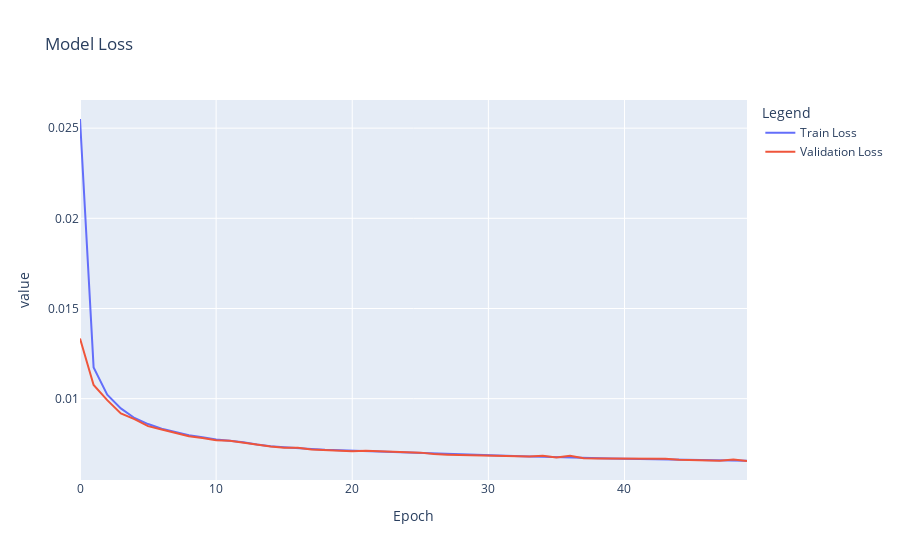

This figure's notebook cell:
### Code cell
plot_training_history(train_history_fewer_layers)

### Figure 1 — Plotly figure (JSON) as saved in the notebook; plotly's stock layout.template omitted (floating-point values rounded to 4 significant figures)
{"data": [{"hovertemplate": "variable=wide_variable_0<br>Epoch=%{x}<br>value=%{y}<extra></extra>", "legendgroup": "wide_variable_0", "line": {"color": "#636efa", "dash": "solid"}, "marker": {"symbol": "circle"}, "mode": "lines", "name": "Train Loss", "orientation": "v", "showlegend": true, "type": "scatter", "x": [0, 1, 2, 3, 4, 5, 6, 7, 8, 9, 10, 11, 12, 13, 14, 15, 16, 17, 18, 19, 20, 21, 22, 23, 24, 25, 26, 27, 28, 29, 30, 31, 32, 33, 34, 35, 36, 37, 38, 39, 40, 41, 42, 43, 44, 45, 46, 47, 48, 49], "xaxis": "x", "y": [0.02551, 0.01173, 0.01022, 0.009461, 0.008929, 0.008592, 0.008333, 0.008151, 0.007979, 0.007864, 0.007739, 0.007661, 0.007586, 0.007462, 0.007361, 0.007303, 0.007244, 0.00721, 0.007168, 0.007142, 0.007103, 0.00707, 0.00705, 0.007013, 0.007, 0.006962, 0.006952, 0.006905, 0.006903, 0.006866, 0.006844, 0.006839, 0.006798, 0.006787, 0.006775, 0.00675, 0.006745, 0.006722, 0.006705, 0.006681, 0.006672, 0.006659, 0.006639, 0.006628, 0.006611, 0.006608, 0.00658, 0.006585, 0.006566, 0.00656], "yaxis": "y"}, {"hovertemplate": "variable=wide_variable_1<br>Epoch=%{x}<br>value=%{y}<extra></extra>", "legendgroup": "wide_variable_1", "line": {"color": "#EF553B", "dash": "solid"}, "marker": {"symbol": "circle"}, "mode": "lines", "name": "Validation Loss", "orientation": "v", "showlegend": true, "type": "scatter", "x": [0, 1, 2, 3, 4, 5, 6, 7, 8, 9, 10, 11, 12, 13, 14, 15, 16, 17, 18, 19, 20, 21, 22, 23, 24, 25, 26, 27, 28, 29, 30, 31, 32, 33, 34, 35, 36, 37, 38, 39, 40, 41, 42, 43, 44, 45, 46, 47, 48, 49], "xaxis": "x", "y": [0.01334, 0.01076, 0.009918, 0.009184, 0.008867, 0.008474, 0.008291, 0.008085, 0.00792, 0.007818, 0.007695, 0.007661, 0.007546, 0.007442, 0.007344, 0.00728, 0.007285, 0.007186, 0.007158, 0.007118, 0.007089, 0.007116, 0.007086, 0.007019, 0.007029, 0.007008, 0.006927, 0.006895, 0.006879, 0.006852, 0.006861, 0.006812, 0.006799, 0.006798, 0.00683, 0.006738, 0.006832, 0.0067, 0.006687, 0.006686, 0.006699, 0.006663, 0.006663, 0.006674, 0.006608, 0.006594, 0.006612, 0.006565, 0.006625, 0.006544], "yaxis": "y"}], "layout": {"legend": {"title": {"text": "Legend"}, "tracegroupgap": 0}, "title": {"text": "Model Loss"}, "xaxis": {"anchor": "y", "domain": [0, 1], "title": {"text": "Epoch"}}, "yaxis": {"anchor": "x", "domain": [0, 1], "title": {"text": "value"}}}}
